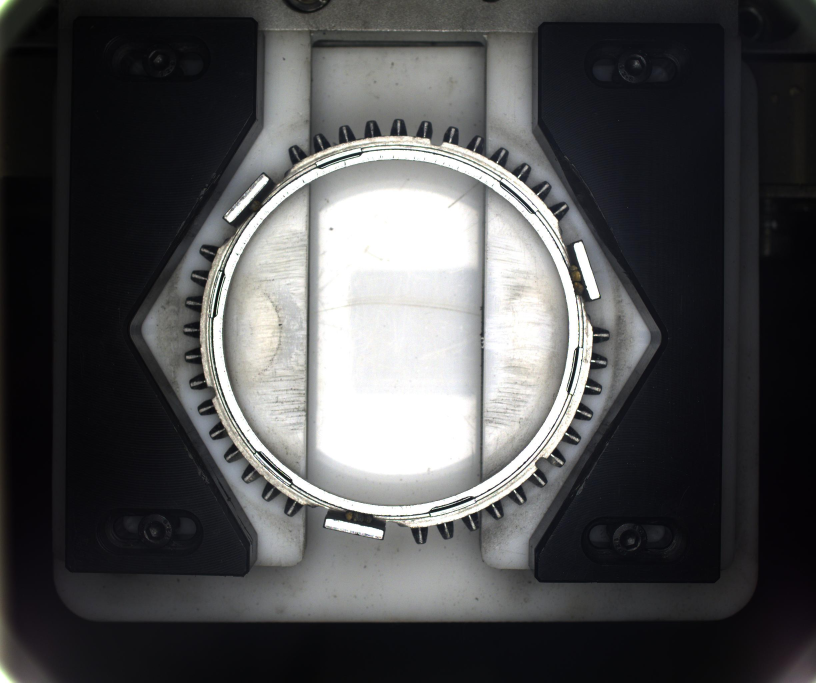
#> input picture data/taijie.jpg, 2448 x 2048 px (shown at 1/3 size)
$ python mb.py
#> lines starting #> are read from the running program, lines starting #| are printed output that depends on the picture; after the words box and inside, x2 and y2 are one past the last pixel; in counts of white or black regions, pixels touching at a corner belong together
import cv2
import numpy as np

def rotate_image(image, angle):
    """绕中心旋转并扩边避免裁剪（背景黑）"""
    h, w = image.shape[:2]
    M    = cv2.getRotationMatrix2D((w/2, h/2), angle, 1)
    cos, sin = abs(M[0,0]), abs(M[0,1])
    nw = int(h*sin + w*cos)
    nh = int(h*cos + w*sin)
    M[0,2] += (nw - w)/2
    M[1,2] += (nh - h)/2
    return cv2.warpAffine(image, M, (nw, nh), borderValue=0)

def refine_match(scene_gray, tpl, init_angle, init_loc, search_offset=10):
    """以粗匹配结果为中心做 ±5° 细调"""
    best = {
        'score':   -1,
        'angle':   init_angle,
        'loc':     init_loc,
        'rt':      None,
        'edge':    None,
        'shape':   (0,0),
    }
    x0, y0 = init_loc
    for da in np.arange(-5, 5.1, 1):
        angle = init_angle + da
        rt    = rotate_image(tpl, angle)
        rt_edge = cv2.Canny(rt, 50, 150)
        h, w = rt.shape
        ys = max(0, y0 - search_offset)
        xs = max(0, x0 - search_offset)
        sub = scene_gray[ys:ys+h+2*search_offset, xs:xs+w+2*search_offset]
        if sub.shape[0] < h or sub.shape[1] < w:
            continue
        res = cv2.matchTemplate(
            sub, rt,
            cv2.TM_CCORR_NORMED,
            mask=(rt_edge>0).astype(np.uint8)
        )
        _, score, _, loc = cv2.minMaxLoc(res)
        if score > best['score']:
            best.update({
                'score': score,
                'angle': angle,
                'loc':   (loc[0] + xs, loc[1] + ys),
                'rt':    rt,
                'edge':  rt_edge,
                'shape': (h, w),
            })
    return best

def main():
    # 1. 读图 & 预处理
    scene      = cv2.imread('taijie.jpg')
#> scene is the input picture: shape (2048, 2448, 3); mean B, G, R 78.8, 77.7, 77.4
    scene_gray = cv2.cvtColor(scene, cv2.COLOR_BGR2GRAY)
    tpl        = cv2.imread('taijiemob.jpg', cv2.IMREAD_GRAYSCALE)
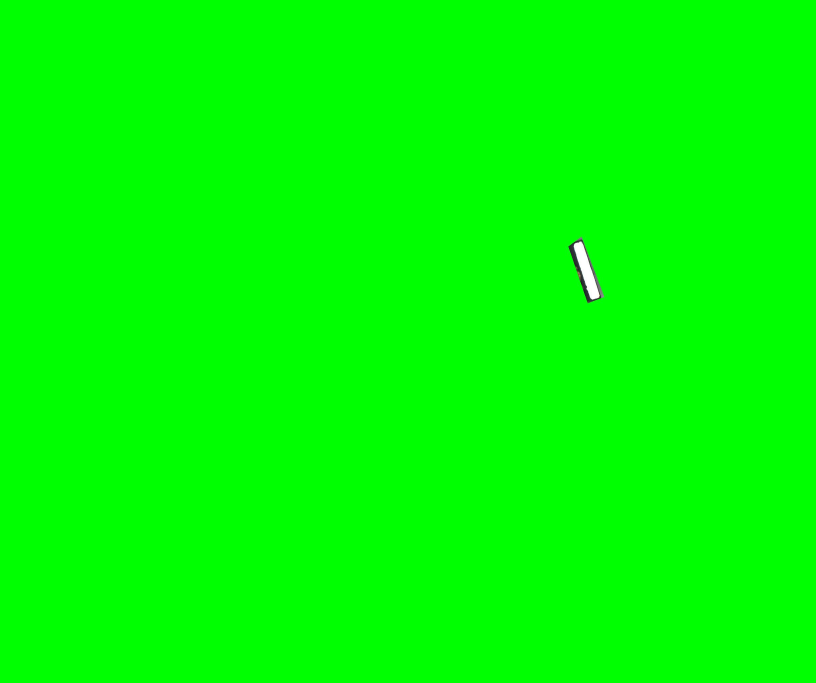
#> input picture data/taijiemob.jpg, 2448 x 2048 px (shown at 1/3 size)
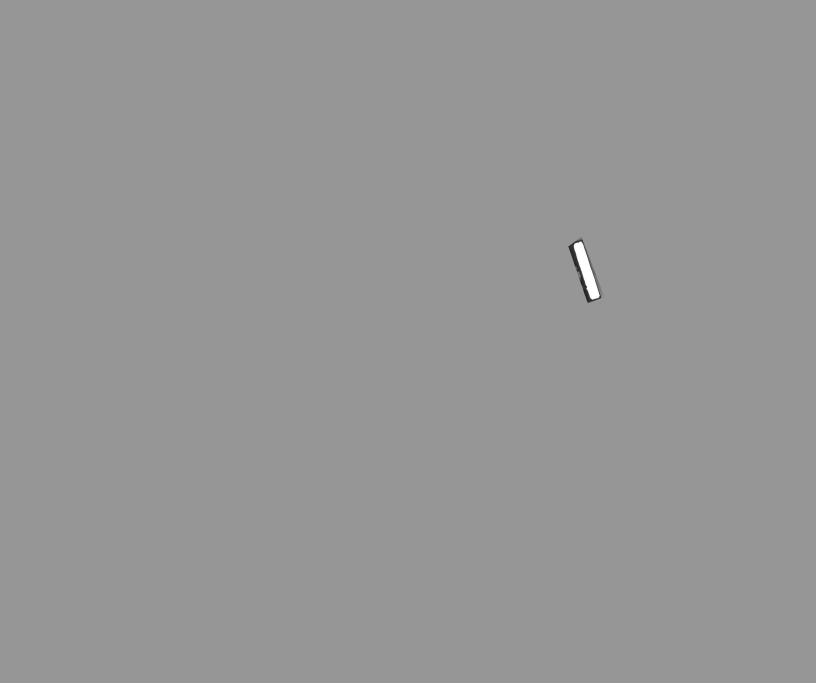
#> tpl: shape (2048, 2448) (shown at 1/3 size); min 10, max 255, mean 150

    # 2. 粗匹配：收集每个角度的分数
    matches = []
    for angle in range(0, 360, 5):
        rt      = rotate_image(tpl, angle)
        rt_edge = cv2.Canny(rt, 50, 150)
        h, w    = rt.shape
        if h > scene_gray.shape[0] or w > scene_gray.shape[1]:
            continue
        res = cv2.matchTemplate(
            scene_gray, rt,
            cv2.TM_CCORR_NORMED,
            mask=(rt_edge>0).astype(np.uint8)
        )
        _, score, _, loc = cv2.minMaxLoc(res)
        matches.append((score, angle, loc, rt, rt_edge))
#> this loop made 72 passes
#> (res, score, loc) on passes 1, 37: ([0.975], 0.975, (0, 0)), ([0.753], 0.753, (0, 0))
#> pass 1, in main, `rt_edge = cv2.Canny(rt, 50, 150)`:
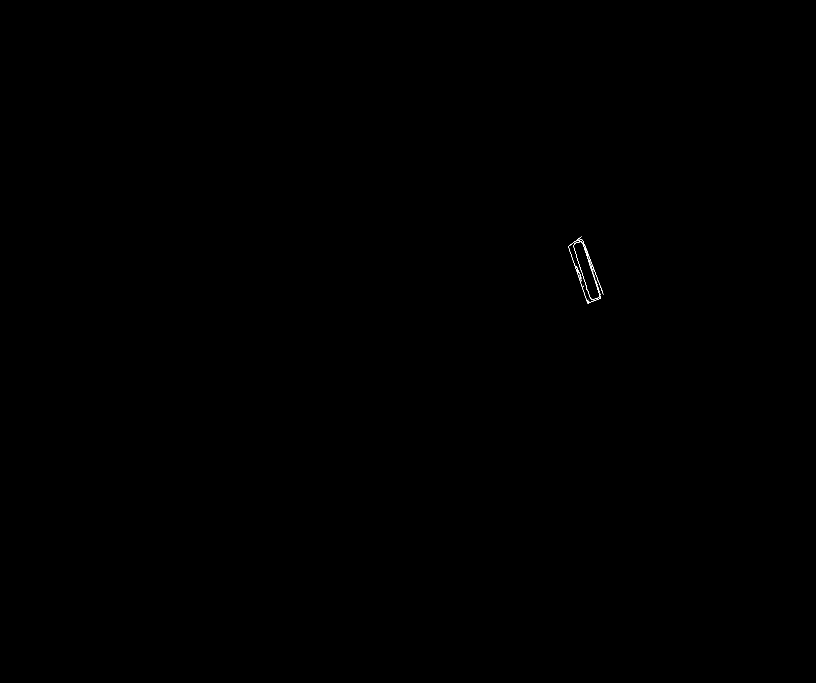
#> rt_edge: shape (2048, 2448) (shown at 1/3 size); 0.02% white in thin lines or dots, all inside (x1, y1, x2, y2) = (1705, 709, 1810, 910)
#> pass 2, in main, `rt_edge = cv2.Canny(rt, 50, 150)`:
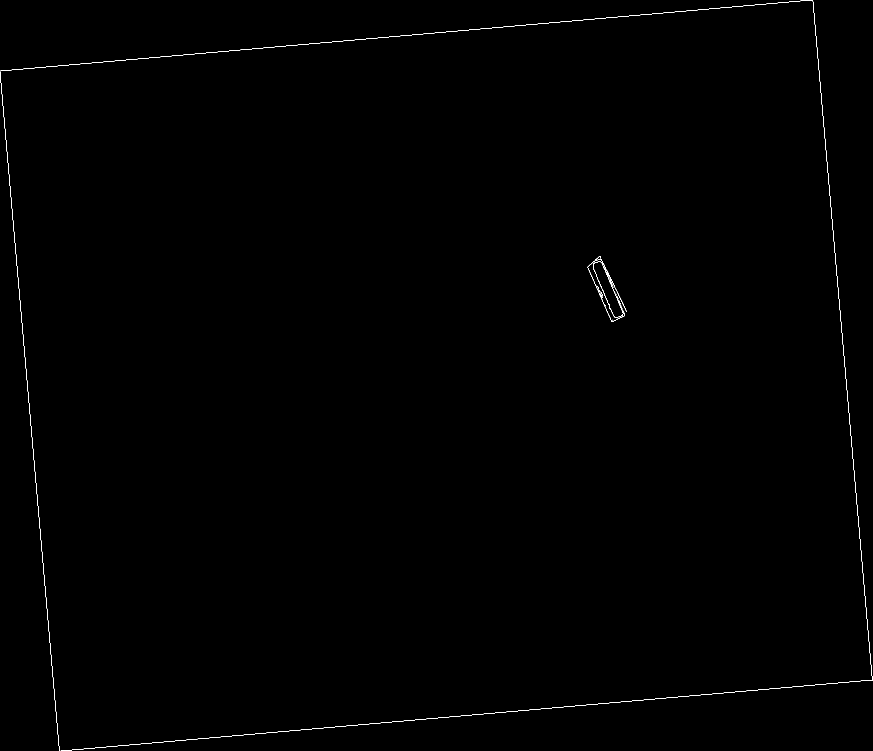
#> rt_edge: shape (2253, 2617) (shown at 1/3 size); 0.17% white in thin lines or dots
#> pass 3, in main, `rt      = rotate_image(tpl, angle)`:
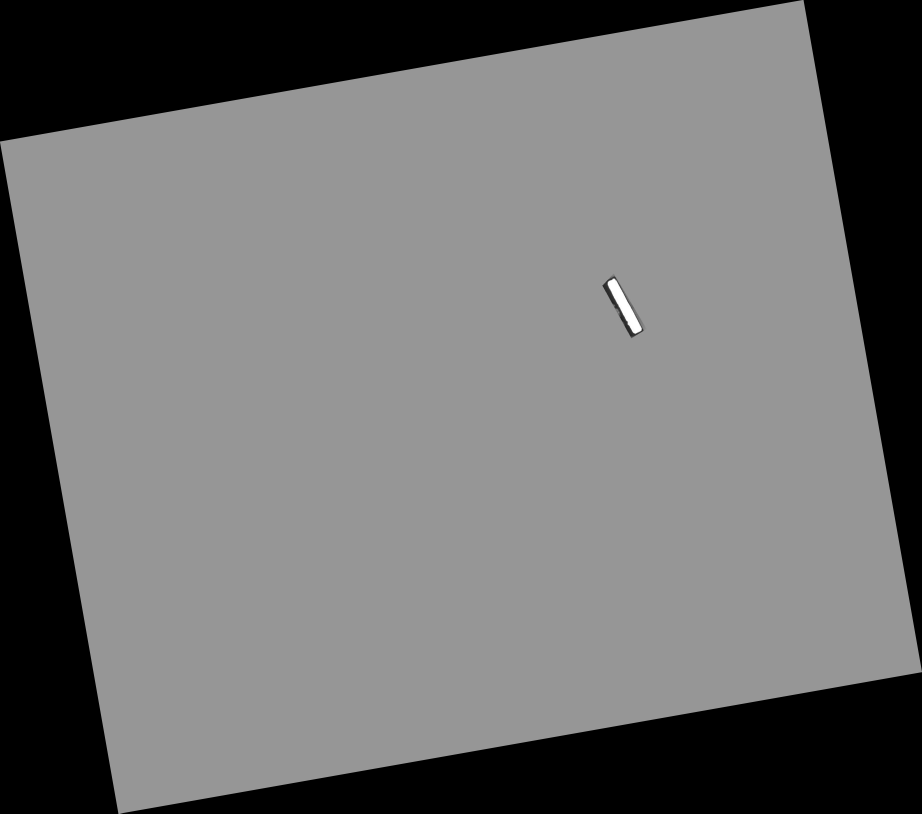
#> rt: shape (2441, 2766) (shown at 1/3 size); min 0, max 255, mean 111.4
#> after the loop:
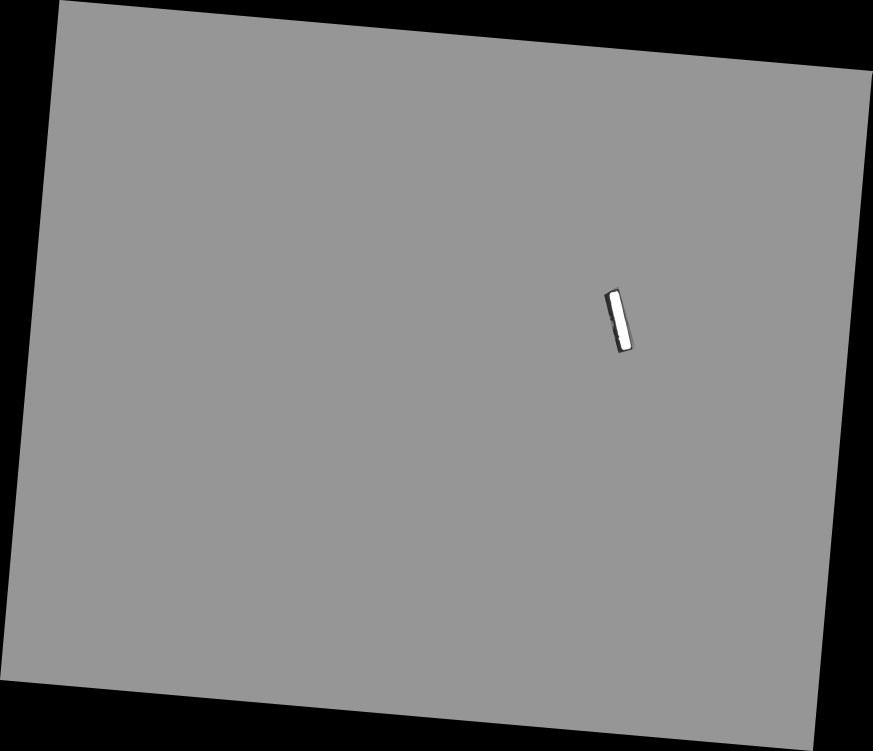
#> rt: shape (2253, 2617) (shown at 1/3 size); min 0, max 255, mean 127.6
#> after the loop, matches = 2 items

    if len(matches) < 1:
        print("未找到任何匹配")
        return

    # 3. 排序 + 取前2 + 得分过滤
    matches.sort(key=lambda x: x[0], reverse=True)
    # 最优
    score1, angle1, loc1, rt1, edge1 = matches[0]
#> score1 = 0.975; angle1 = 0; loc1 = (0, 0)
    top2 = [(score1, angle1, loc1)]
#> top2 = [(0.975, 0, (0, 0))]
    # 次优（仅当满足条件才加入）
    if len(matches) > 1:
        score2, angle2, loc2, rt2, edge2 = matches[1]
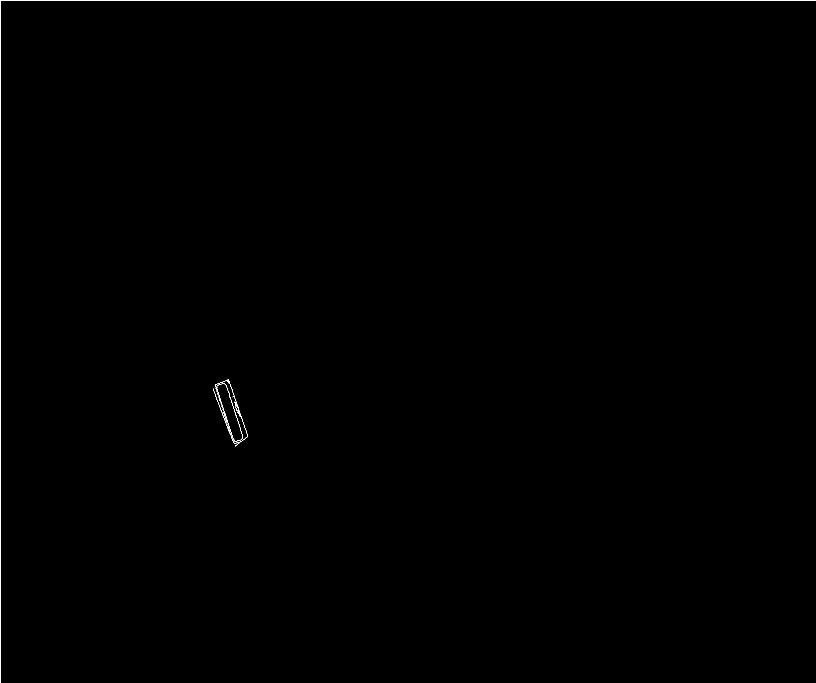
#> edge2: shape (2048, 2448) (shown at 1/3 size); 0.11% white in thin lines or dots
#> score2 = 0.753; angle2 = 180; loc2 = (0, 0)
        if score2 >= max(0.2, score1 * 0.6):
            top2.append((score2, angle2, loc2))

    # 4. 细调 & 可视化
    out    = scene.copy()
    colors = [(0,255,0), (255,0,0)]
    for idx, (scr, ang, loc) in enumerate(top2):
        refined = refine_match(scene_gray, tpl, ang, loc)
        x, y    = refined['loc']
        h, w    = refined['shape']
        color   = colors[idx]
        # 画精确轮廓
        cnts,_ = cv2.findContours(
            (refined['edge']>0).astype(np.uint8),
            cv2.RETR_EXTERNAL, cv2.CHAIN_APPROX_NONE
        )
        for cnt in cnts:
            cnt2 = cnt + np.array([[[x,y]]])
            cv2.drawContours(out, [cnt2], -1, color, 2)
        # 画外接矩形
        cv2.rectangle(out, (x, y), (x+w, y+h), color, 1)
        # 标注
        cv2.putText(
            out,
            f"{refined['angle']:.1f}° {refined['score']:.2f}",
            (x, y-5),
            cv2.FONT_HERSHEY_SIMPLEX, 0.5, color, 1
        )
#> this loop made 2 passes
#> (scr, ang, x0 in refine_match, y0 in refine_match, h, w) on pass 1: (0.975, 0, 0, 0, 2048, 2448)
#> (scr, ang, x0 in refine_match, y0 in refine_match, h, w) on pass 2: (0.753, 180, 0, 0, 2048, 2448)

    cv2.namedWindow('Filtered Matches', cv2.WINDOW_NORMAL)
    cv2.resizeWindow('Filtered Matches', 900, 600)
    cv2.imshow('Filtered Matches', out)
    cv2.waitKey(0)
    cv2.destroyAllWindows()

if __name__ == '__main__':
    main()
